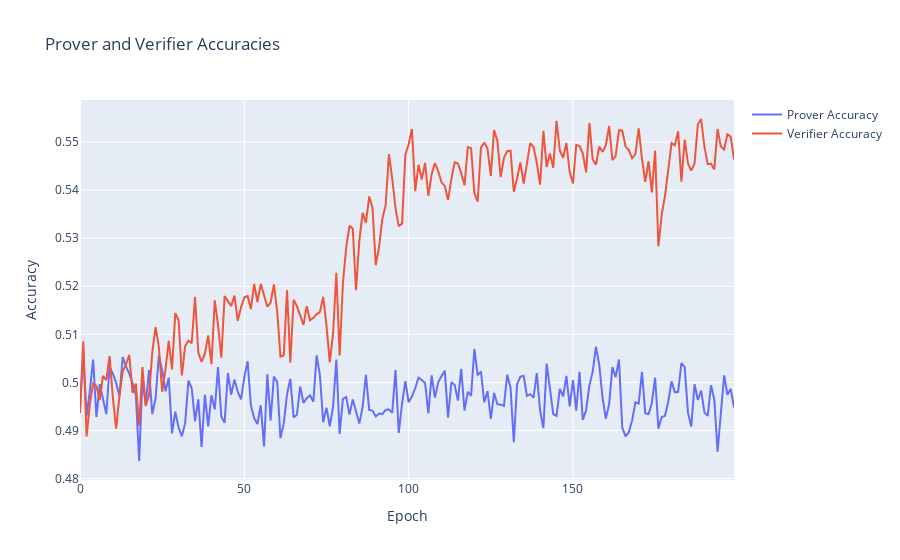

The notebook cell this image was saved under:
### Code cell
fig = go.Figure()

fig.add_trace(
    go.Scatter(
        x=np.arange(NUM_EPOCHS),
        y=accuracies_prover,
        mode="lines",
        name="Prover Accuracy",
    )
)
fig.add_trace(
    go.Scatter(
        x=np.arange(NUM_EPOCHS),
        y=accuracies_verifier,
        mode="lines",
        name="Verifier Accuracy",
    )
)

fig.update_layout(
    title="Prover and Verifier Accuracies", xaxis_title="Epoch", yaxis_title="Accuracy"
)

fig.show()

### Figure 1 — Plotly figure (JSON) as saved in the notebook; plotly's stock layout.template omitted (floating-point values rounded to 4 significant figures; data arrays with more than 128 entries replaced by an {"elided": "..."} marker saying what was removed)
{"data": [{"mode": "lines", "name": "Prover Accuracy", "type": "scatter", "x": {"elided": "200 int values"}, "y": {"elided": "200 float values"}}, {"mode": "lines", "name": "Verifier Accuracy", "type": "scatter", "x": {"elided": "200 int values"}, "y": {"elided": "200 float values"}}], "layout": {"title": {"text": "Prover and Verifier Accuracies"}, "xaxis": {"title": {"text": "Epoch"}}, "yaxis": {"title": {"text": "Accuracy"}}}}
